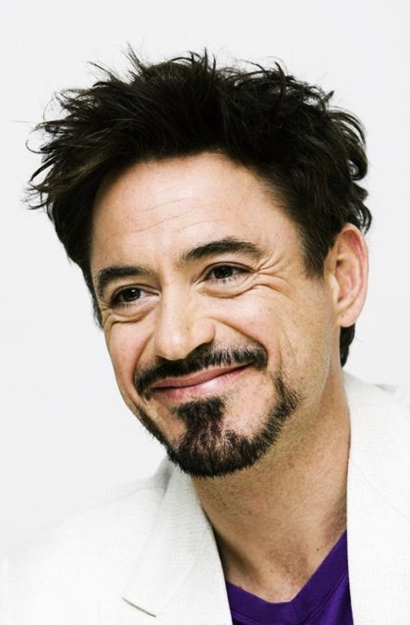
#> input picture image.jpg, 820 x 1249 px (shown at 1/2 size)
$ python image-processing.py
#> lines starting #> are read from the running program, lines starting #| are printed output that depends on the picture; after the words box and inside, x2 and y2 are one past the last pixel; in counts of white or black regions, pixels touching at a corner belong together
import cv2,time
import numpy as np
from math import ceil

def SlideShow(image_array):
	for i in image_array:
		try:
			i=cv2.resize(i,(600,600))
			cv2.imshow('Photo Frame',i)
			if (cv2.waitKey(1)&0xff) == 'q':
				break
			time.sleep(0.3)
		except KeyboardInterrupt:
			break
		except:
			pass

pic_name = 'image.jpg'
image = cv2.imread(pic_name)
#> image is the input picture: shape (1249, 820, 3); mean B, G, R 162.3, 171, 183.3
image = cv2.resize(image,(600,600))
#> image: shape (600, 600, 3)
image_array=[]
image_array.append(image)
range_contrast = list(np.linspace(1,10,5))
for i in range_contrast+range_contrast[::-1]:
	contrast_img = cv2.addWeighted(image, i, np.zeros(image.shape, image.dtype), 0, 0)
	image_array.append(contrast_img)
#> this loop made 10 passes
#> pass 3, `contrast_img = cv2.addWeighted(image, i, np.zeros(image.shape, image.d..`:
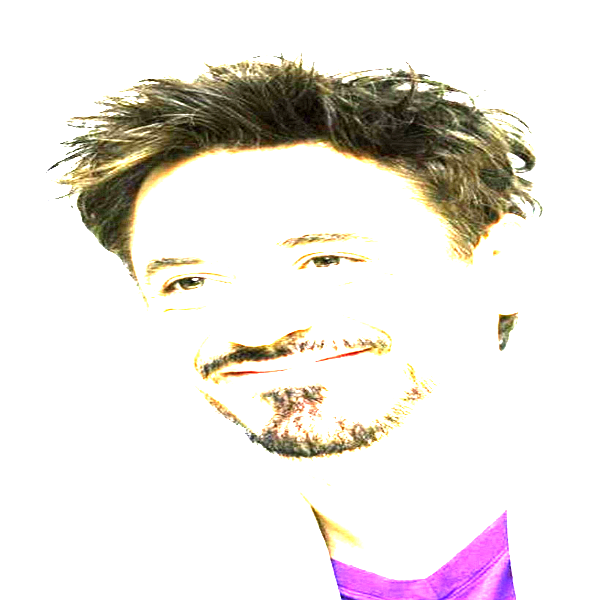
#> contrast_img: shape (600, 600, 3); mean B, G, R 225.7, 229.9, 234.5
#> after the loop, image_array = 11 items
image_array.append(image)
for i in list(range(1,11,4))+list(range(10,1,-4)):
	blur_image = cv2.GaussianBlur(image,(7,7),i)
	image_array.append(blur_image)
#> after the loop, image_array = 18 items
image_array.append(image)
edge_img = cv2.Canny(image,100,200)
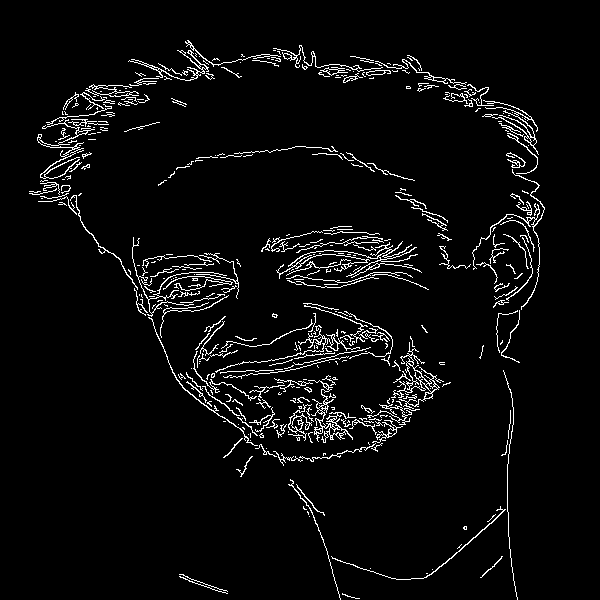
#> edge_img: shape (600, 600); 4.3% white in thin lines or dots, all inside (x1, y1, x2, y2) = (29, 40, 545, 600)
image_array.append(edge_img)
image_array.append(image)
for j in ['cv2.'+i for i in dir(cv2) if i.startswith('COLOR_BGR2')]:
	try:
		cvt = cv2.cvtColor(image,eval(j))
		image_array.append(cvt)
	except:
		pass
#> after the loop, image_array = 49 items
def conturs_img(l):
	conturs = image
	gray_img = cv2.cvtColor(conturs, cv2.COLOR_BGR2GRAY)
	retval, thresh = cv2.threshold(gray_img, 127, 255, 0)
	img_contours, _ = cv2.findContours(thresh, cv2.RETR_TREE, cv2.CHAIN_APPROX_SIMPLE)
	cv2.drawContours(conturs, img_contours, -1, (0, 255, 0))
	return conturs
for i in [(255,0,0),(0,255,0),(0,0,255)]:
	image_array.append(conturs_img(i))
#> this loop made 3 passes
#> pass 1, in conturs_img, `retval, thresh = cv2.threshold(gray_img, 127, 255, 0)`:
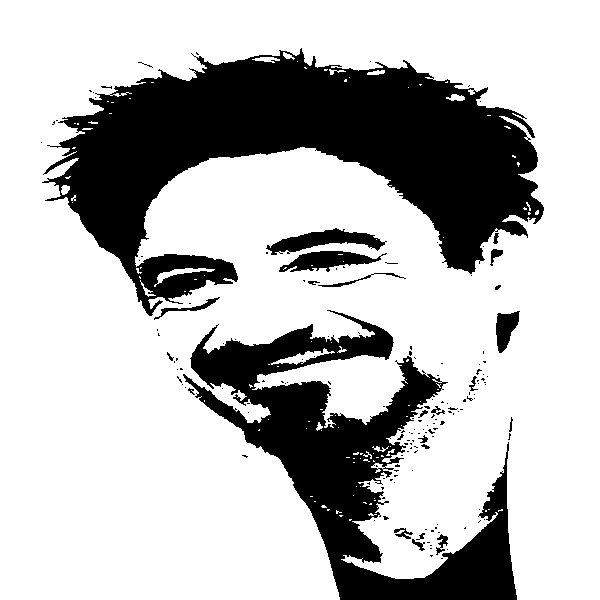
#> thresh: shape (600, 600); 73.5% white; 157 black regions (134 under 20 px), largest, box (x1, y1, x2, y2) and area: (42, 48, 544, 316) 58476, (183, 310, 517, 600) 32092, (266, 228, 387, 255) 1430
#> after the loop, image_array = 52 items
gray_img = cv2.cvtColor(image, cv2.COLOR_BGR2GRAY)
_, thresh = cv2.threshold(gray_img, 127, 255, cv2.THRESH_BINARY_INV + cv2.THRESH_OTSU)
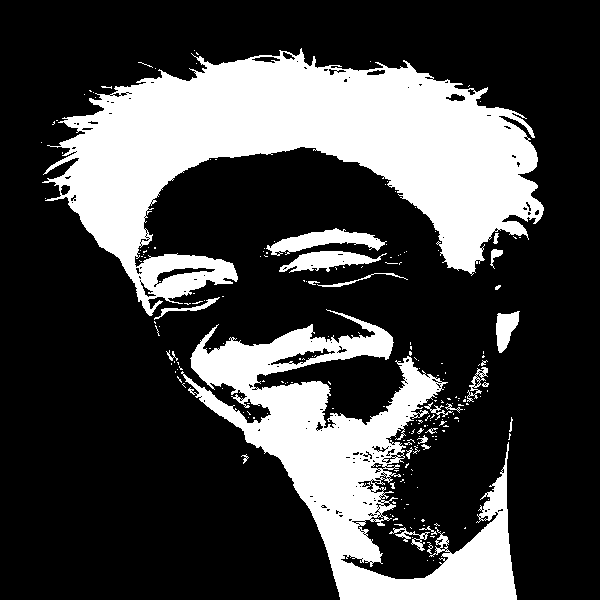
#> thresh: shape (600, 600); 27% white; 210 white regions (184 under 20 px)
img_contours = cv2.findContours(thresh, cv2.RETR_TREE, cv2.CHAIN_APPROX_SIMPLE)[-2]
#> img_contours = 533 contours, 482 with area under 20; largest, box (x1, y1, x2, y2) and area: (42, 48, 544, 316) 58451, (181, 309, 517, 600) 32566, (266, 228, 387, 256) 1303, (279, 251, 387, 273) 1070, (496, 311, 520, 353) 564
img_contours = sorted(img_contours, key=cv2.contourArea)
for i in img_contours:
	if cv2.contourArea(i) > 100:
		break
#> this loop made 522 passes
#> i on passes 1 to 3: [[433, 560]], [[427, 560]], [[412, 537]]
mask = np.zeros(image.shape[:2], np.uint8)
cv2.drawContours(mask, [i],-1, 255, -1)
#> mask: shape (600, 600); 0.04% white; 1 white region, box (x1, y1, x2, y2) and area: (445, 93, 466, 102) 133
new_img = cv2.bitwise_and(image, image, mask=mask)
image_array.append(new_img)
gray = cv2.cvtColor(image,cv2.COLOR_BGR2GRAY)
gray = cv2.medianBlur(gray,5)
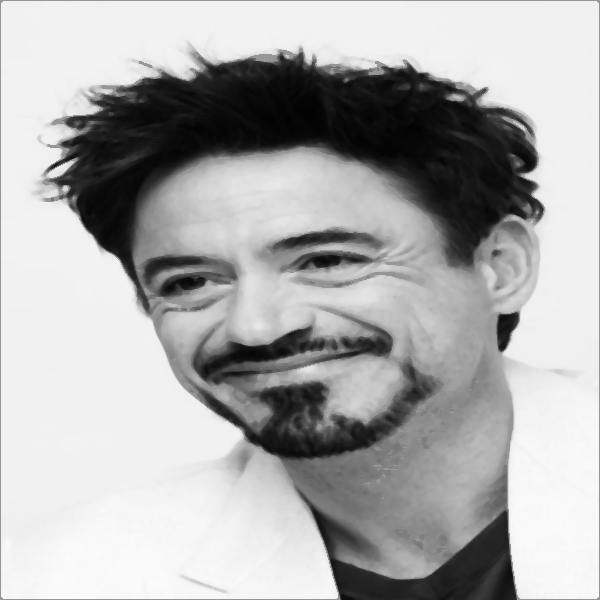
#> gray: shape (600, 600); min 1, max 251, mean 173.2
edges = cv2.adaptiveThreshold(gray,255,cv2.ADAPTIVE_THRESH_MEAN_C,cv2.THRESH_BINARY,9,9)
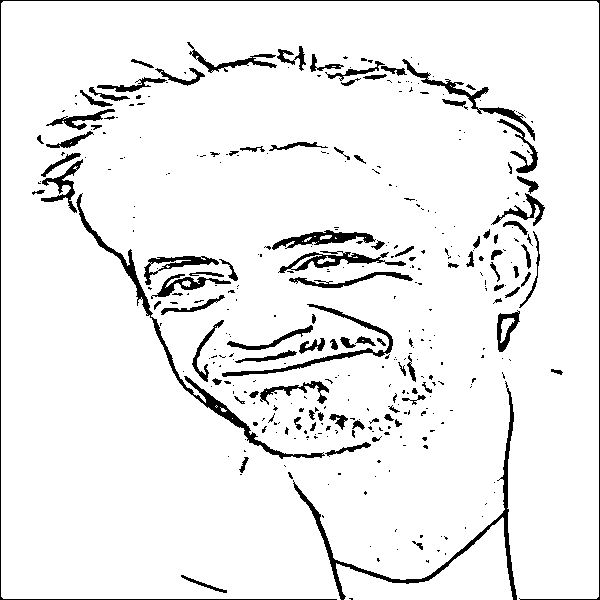
#> edges: shape (600, 600); 93.4% white; 368 black regions (266 under 20 px), largest, box (x1, y1, x2, y2) and area: (0, 0, 600, 600) 2226, (293, 381, 517, 600) 2195, (76, 193, 325, 459) 2165
color = cv2.bilateralFilter(image,9,250,250)
cartoon = cv2.bitwise_and(color,color,mask=edges)
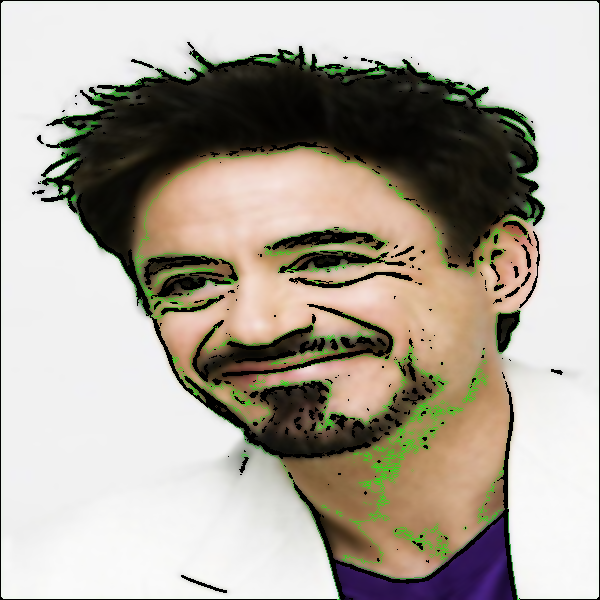
#> cartoon: shape (600, 600, 3); mean B, G, R 154.9, 166.2, 173.3
image_array.append(edges)
image_array.append(cartoon)
SlideShow(image_array)
#> the loop in SlideShow, `for i in image_array:` made 55 passes; (key Esc is pressed on pass 1)
cv2.destroyAllWindows()
